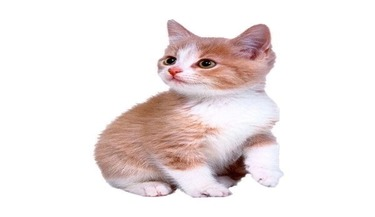
#> input picture DATA/kotik_re.jpg, 375 x 217 px
$ jupyter execute --allow-errors lab4.ipynb
#> lines starting #> are read from the running program, lines starting #| are printed output that depends on the picture; long printed decimals are rounded
[cell 1]
#lab4
import cv2
import numpy as np

gt_mask = cv2.imread('../DATA/kotik_re.jpg', 0)
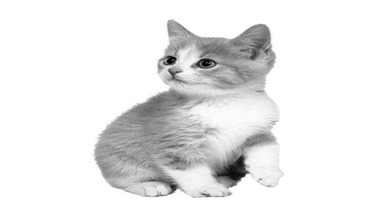
#> gt_mask: shape (217, 375); min 0, max 255, mean 233.2

pred_mask = cv2.imread('../DATA/kotik0.png', 0)
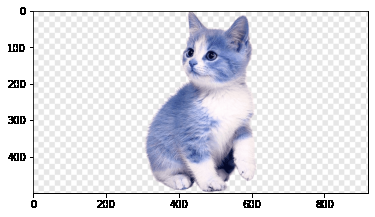
#> input picture DATA/kotik0.png, 375 x 217 px
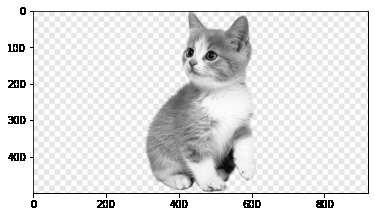
#> pred_mask: shape (217, 375); min 0, max 255, mean 227.8

gt = np.array(gt_mask)
pred = np.array(pred_mask)

intersection = cv2.bitwise_and(gt, pred)
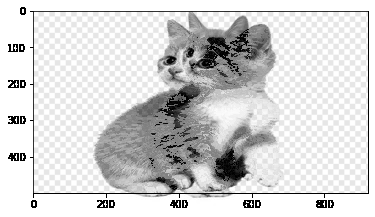
#> intersection: shape (217, 375); min 0, max 255, mean 212.8

union = cv2.bitwise_or(gt, pred)
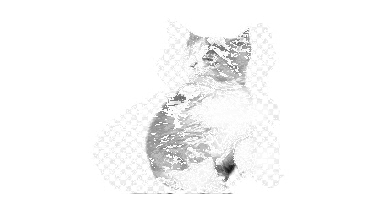
#> union: shape (217, 375); min 15, max 255, mean 248.2

intersection_pixels = cv2.countNonZero(intersection)
#> intersection_pixels = 79677
union_pixels = cv2.countNonZero(union)
#> union_pixels = 81375

dice_coefficient = 2 * intersection_pixels / (cv2.countNonZero(gt_mask) + cv2.countNonZero(pred_mask))
#> dice_coefficient = 0.988

iou = intersection_pixels / union_pixels
#> iou = 0.979

print("DICE coefficient:", dice_coefficient)
#| DICE coefficient: 0.9878
print("IoU:", iou)
#| IoU: 0.9791
